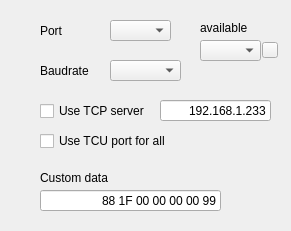
    <widget class="QFrame" name="SERIAL_PORTS_GRP">
     <property name="geometry">
      <rect>
       <x>20</x>
       <y>330</y>
       <width>291</width>
       <height>231</height>
      </rect>
     </property>
     <property name="frameShape">
      <enum>QFrame::NoFrame</enum>
     </property>
     <property name="frameShadow">
      <enum>QFrame::Plain</enum>
     </property>
     <widget class="QLineEdit" name="COM_DATA_EDT">
      <property name="geometry">
       <rect>
        <x>40</x>
        <y>190</y>
        <width>181</width>
        <height>21</height>
       </rect>
      </property>
      <property name="text">
       <string>88 1F 00 00 00 00 99</string>
      </property>
      <property name="alignment">
       <set>Qt::AlignRight|Qt::AlignTrailing|Qt::AlignVCenter</set>
      </property>
     </widget>
     <widget class="QComboBox" name="BAUDRATE_LIST">
      <property name="geometry">
       <rect>
        <x>110</x>
        <y>60</y>
        <width>71</width>
        <height>21</height>
       </rect>
      </property>
     </widget>
     <widget class="QCheckBox" name="SHARE_CHK">
      <property name="geometry">
       <rect>
        <x>40</x>
        <y>130</y>
        <width>161</width>
        <height>22</height>
       </rect>
      </property>
      <property name="text">
       <string>Use TCU port for all</string>
      </property>
      <property name="checked">
       <bool>false</bool>
      </property>
     </widget>
     <widget class="QLabel" name="CUSTOM_DATA">
      <property name="geometry">
       <rect>
        <x>40</x>
        <y>170</y>
        <width>91</width>
        <height>16</height>
       </rect>
      </property>
      <property name="text">
       <string>Custom data</string>
      </property>
     </widget>
     <widget class="QLabel" name="BAUDRATE">
      <property name="geometry">
       <rect>
        <x>40</x>
        <y>63</y>
        <width>61</width>
        <height>16</height>
       </rect>
      </property>
      <property name="text">
       <string>Baudrate</string>
      </property>
     </widget>
     <widget class="QLabel" name="SERIAL_PORT">
      <property name="geometry">
       <rect>
        <x>40</x>
        <y>23</y>
        <width>41</width>
        <height>16</height>
       </rect>
      </property>
      <property name="text">
       <string>Port</string>
      </property>
     </widget>
     <widget class="QComboBox" name="COM_LIST">
      <property name="geometry">
       <rect>
        <x>110</x>
        <y>20</y>
        <width>61</width>
        <height>21</height>
       </rect>
      </property>
     </widget>
     <widget class="QCheckBox" name="TCP_SERVER_CHK">
      <property name="geometry">
       <rect>
        <x>40</x>
        <y>100</y>
        <width>121</width>
        <height>22</height>
       </rect>
      </property>
      <property name="text">
       <string>Use TCP server</string>
      </property>
     </widget>
     <widget class="QComboBox" name="AVAILABLE_COM_LIST">
      <property name="geometry">
       <rect>
        <x>200</x>
        <y>40</y>
        <width>61</width>
        <height>21</height>
       </rect>
      </property>
     </widget>
     <widget class="QLabel" name="label">
      <property name="geometry">
       <rect>
        <x>200</x>
        <y>20</y>
        <width>71</width>
        <height>16</height>
       </rect>
      </property>
      <property name="text">
       <string>available</string>
      </property>
     </widget>
     <widget class="QPushButton" name="REFRESH_AVAILABLE_PORTS_BTN">
      <property name="geometry">
       <rect>
        <x>262</x>
        <y>42</y>
        <width>16</width>
        <height>16</height>
       </rect>
      </property>
      <property name="text">
       <string/>
      </property>
     </widget>
     <widget class="QLineEdit" name="TCP_SERVER_IP_EDIT">
      <property name="geometry">
       <rect>
        <x>160</x>
        <y>100</y>
        <width>111</width>
        <height>21</height>
       </rect>
      </property>
      <property name="text">
       <string>192.168.1.233</string>
      </property>
      <property name="alignment">
       <set>Qt::AlignRight|Qt::AlignTrailing|Qt::AlignVCenter</set>
      </property>
     </widget>
    </widget>
